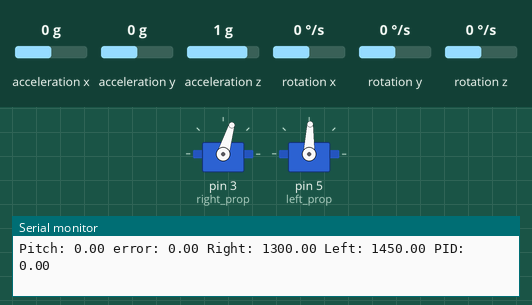
Bench run of a sketch on a simulated Arduino Uno, built with avr-gcc and run on an emulated ATmega328P. Parts: 2 × servo, the last lines printed to the serial monitor. Wiring (inferred from the names in the program): MPU-6050 motion sensor at I2C address 0x68. Inputs (shaded band) come from the test bench; at power-on: acceleration y 0 g, rotation x 0 °/s, acceleration x 0 g, acceleration z 1 g, rotation y 0 °/s, rotation z 0 °/s.

Above: at 8.6 s.
8.7 s: acceleration y set to -1.4 g
At 11.2 s:
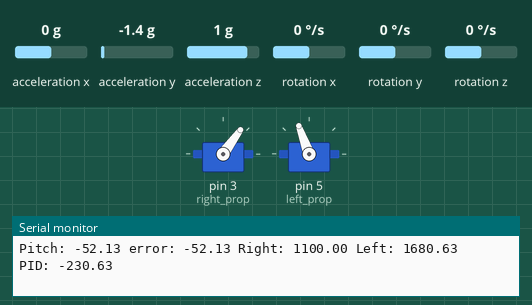
11.7 s: rotation x set to 100 °/s
14.7 s: rotation x set to -192 °/s
At 15.9 s:
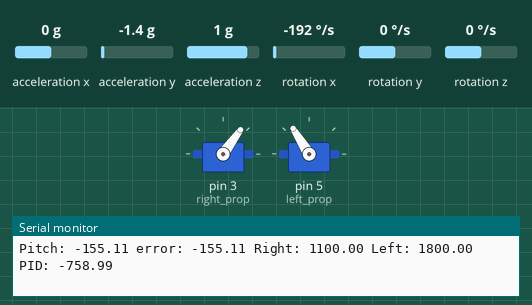
16.2 s: rotation x set to 192 °/s
19.2 s: acceleration y set to 1.4 g
At 20.9 s:
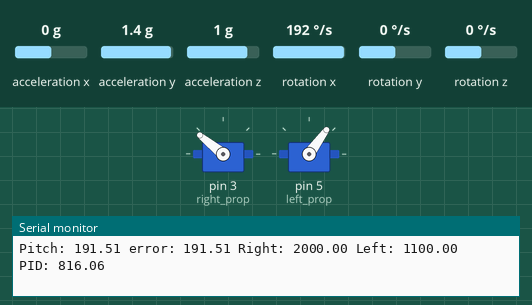
Timing chart, 0 to 22.4 s (numbered marks = the images above; inputs shaded):
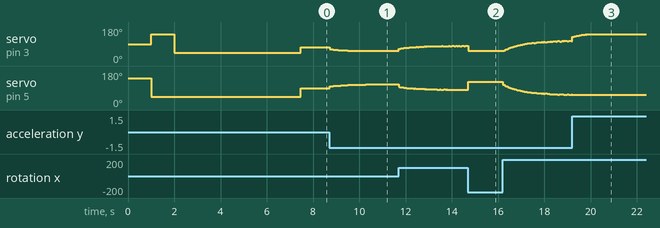

The sketch:

arduinoplain.ino
```cpp
#include <Wire.h>
#include <Servo.h>


Servo right_prop;
Servo left_prop;

/*MPU-6050 gives you 16 bits data so you have to create some 16int constants
 * to store the data for accelerations and gyro*/

//int16_t Acc_rawX, Acc_rawY, Acc_rawZ,Gyr_rawX, Gyr_rawY, Gyr_rawZ;

float Acceleration_angle[2];
float Gyro_angle[2];
float Total_angle[2];

#define MPU 0x68
#define ACCEL 0x3B
#define GYRO 0x43
float temp;
float AccRawX1, AccRawY1, AccRawZ1, GyRawX1, GyRawY1, GyRawZ1;
float AccRawX2, AccRawY2, AccRawZ2, GyRawX2, GyRawY2, GyRawZ2;
float AccAngleX, AccAngleY, AccAngleZ, GyAngleX, GyAngleY, GyAngleZ;
float roll, pitch, yaw;
float mpuTimer, mpuDTime;
//--calibration
float AccRawXc, AccRawYc, AccRawZc, GyRawXc, GyRawYc, GyRawZc;

float elapsedTime, time, timePrev;
int i;
float rad_to_deg = 180/3.141592654;

/////kalman
float kalmanR;
float kalmanP;
float Xt, Xt_update, Xt_prev;
float Pt, Pt_update, Pt_prev;
float Kt;
float R, Q;

float PID, pwmLeft, pwmRight, error, previous_error;
float pid_p=0;
float pid_i=0;
float pid_d=0;
/////////////////PID CONSTANTS/////////////////
double kp=4.0585;//3.55
double ki=0.0025;//0.003
double kd=1.5;//2.05
///////////////////////////////////////////////

double throttle_left=1375;
double throttle_right=1300;//initial value of throttle to the motors
float desired_angle = 0; //This is the angle in which we whant the
                         //balance to stay steady


float kalman_filter(float data){

  Xt_update = Xt_prev;
  Pt_update = Pt_prev + Q;
  Kt = Pt_update / (Pt_update + R);
  Xt = Xt_update + (Kt*(data - Xt_update));
  Pt = (1-Kt)*Pt_update;

  Xt_prev = Xt;
  Pt_prev = Pt;

  return Xt;
}

void mpu6050_setup(){
  Wire.beginTransmission(MPU); //mpu6050 register
  Wire.write(MPU);
  Wire.write(0b00000111);
  Wire.endTransmission();
  //mpu reset
  Wire.beginTransmission(0x68);
  Wire.write(MPU);
  Wire.write(0b00000000);
  Wire.endTransmission();
 // low pass filter
  Wire.beginTransmission(0x68);
  Wire.write(0x1A);
  Wire.write(0b00000001);
  Wire.endTransmission();
 // powe management / reset
  Wire.beginTransmission(MPU);
  Wire.write(0x6B);
  Wire.write(0x00);
  Wire.endTransmission();
  // acelero dan high pass filter
  Wire.beginTransmission(MPU);
  Wire.write(0x1C);
  Wire.write(0b00000111);
  Wire.endTransmission();
// gyro reset
  Wire.beginTransmission(MPU);
  Wire.write(0x1B);
  Wire.write(0x00);
  Wire.endTransmission();
}

void read_mpu6050_accel(){ //ditambahin serial print
  Wire.beginTransmission(MPU);
  Wire.write(ACCEL);
  Wire.endTransmission();
  Wire.requestFrom(MPU, 8);
  AccRawX1 = Wire.read() << 8 | Wire.read();//high and low accel data x
  AccRawY1 = Wire.read() << 8 | Wire.read();//high and low accel data y
  AccRawZ1 = Wire.read() << 8 | Wire.read();//high and low accel data z
//  temp = Wire.read() << 8 | Wire.read();

//  Serial.print("Acc X: ");
//  Serial.print(AccRawX1);
//  Serial.print("Acc Y: ");
//  Serial.print(AccRawY1);
//  Serial.print("Acc Z: ");
//  Serial.print(AccRawZ1);
//  Serial.println(" ");
}

void read_mpu6050_gyro(){ //ditambahin serial print
  Wire.beginTransmission(MPU);
  Wire.write(GYRO);
  Wire.endTransmission();
  Wire.requestFrom(MPU, 6);
  GyRawX1 = Wire.read() << 8 | Wire.read();
  GyRawY1 = Wire.read() << 8 | Wire.read();
  GyRawZ1 = Wire.read() << 8 | Wire.read();

//  Serial.print("Gy X: ");
//  Serial.print(GyRawX1);
//  Serial.print("Gy Y: ");
//  Serial.print(GyRawY1);
//  Serial.print("Gy Z: ");
//  Serial.print(GyRawZ1);
//  Serial.println(" ");
}

void calibrate_mpu6050(){
  Serial.print("calibrating");

  for (int i = 0; i < 2000; i++){
    read_mpu6050_accel();
    read_mpu6050_gyro();
    AccRawXc += AccRawX1;
    AccRawYc += AccRawY1;
    AccRawZc += AccRawZ1;
    GyRawXc += GyRawX1;
    GyRawYc += GyRawY1;
    GyRawZc += GyRawZ1;

    if (i % 100 == 0) Serial.print(".");
  }
  AccRawXc /= 2000;
  AccRawYc /= 2000;
  AccRawZc /= 2000;
  GyRawXc /= 2000;
  GyRawYc /= 2000;
  GyRawZc /= 2000;
  Serial.println(AccRawXc);
  Serial.println(AccRawYc);
  Serial.println(AccRawZc);
}

//void calculate_angle(){
//  read_mpu6050_accel();
//
//  AccRawX2 = (AccRawX1 + (-1*AccRawXc)) / 8192.0;
//  AccRawY2 = (AccRawY1 + (-1*AccRawYc)) / 8192.0;
//  AccRawZ2 = (AccRawZ1 + (8192 - AccRawZc)) / 8192.0;
//
//  AccAngleX = (atan2(AccRawX2, AccRawZ2))*57.2957795;
//  AccAngleY = (atan2(AccRawY2, AccRawZ2))*57.2957795;
//
//  for (int i = 0; i < 250; i++){
//    mpuDTime = (millis() - mpuTimer) / 1000;
//    read_mpu6050_gyro();
//
//    GyRawX2 = GyRawX1 / 65.5;
//    GyRawY2 = GyRawY1 / 65.5;
////    GyRawZ2 = (GyRawZ1 + (-1 * GyRawXc)) / 65.5;
//
//    GyAngleX += GyRawX2 * mpuDTime;
//    GyAngleY += GyRawY2 * mpuDTime;
//  }
//  GyAngleX = (GyAngleX + (-1 * GyRawXc)) / 250;
//  GyAngleY = (GyAngleY + (-1 * GyRawYc)) / 250;
//
//  roll = 0.96 * AccAngleX + 0.02 * GyAngleX;
//  pitch = 0.96 * AccAngleY + 0.02 * GyAngleY;
//}

void setup() {

  R = 10;
  Q = 0.1;
  Pt_prev = 1;

  Wire.begin(); //begin the wire comunication

  Serial.begin(115200);
  right_prop.attach(3); //attatch the right motor to pin 3
  left_prop.attach(5);  //attatch the left motor to pin 5
  mpu6050_setup();
  time = millis(); //Start counting time in milliseconds
  /*In order to start up the ESCs we have to send a min value
   * of PWM to them before connecting the battery. Otherwise
   * the ESCs won't start up or enter in the configure mode.
   * The min value is 1000us and max is 2000us, REMEMBER!*/

  left_prop.writeMicroseconds(2000);
  delay(1000);
  left_prop.writeMicroseconds(1000);

  right_prop.writeMicroseconds(2000);
  delay(1000);
  right_prop.writeMicroseconds(1000);
  calibrate_mpu6050();
  delay(1000); /*Give some delay, 7s, to have time to connect
                *the propellers and let everything start up*/

}//end of setup void

void loop() {
/////////////////////////////I M U/////////////////////////////////////
    timePrev = time;  // the previous time is stored before the actual time read
    time = millis();  // actual time read
    elapsedTime = (time - timePrev) / 1000;

    read_mpu6050_accel();


     /*---X---*/
     Acceleration_angle[0] = atan((AccRawY1/16384.0)/sqrt(pow((AccRawX1/16384.0),2) + pow((AccRawZ1/16384.0),2)))*rad_to_deg;
     /*---Y---*/
     Acceleration_angle[1] = atan(-1*(AccRawX1/16384.0)/sqrt(pow((AccRawY1/16384.0),2) + pow((AccRawZ1/16384.0),2)))*rad_to_deg;


   read_mpu6050_gyro();

   /*---X---*/
   Gyro_angle[0] = GyRawX1/131.0;
   /*---Y---*/
   Gyro_angle[1] = GyRawY1/131.0;

   /*---X axis angle---*/
   Total_angle[0] = 0.98 *(Total_angle[0] + Gyro_angle[0]*elapsedTime) + 0.02*Acceleration_angle[0];
   /*---Y axis angle---*/
   Total_angle[1] = 0.98 *(Total_angle[1] + Gyro_angle[1]*elapsedTime) + 0.02*Acceleration_angle[1];

   /*Now we have our angles in degree and values from -10º0 to 100º aprox*/
    //Serial.println(Total_angle[1]);

  kalmanR = kalman_filter(Total_angle[0]);
  kalmanP = kalman_filter(pitch);
  //kalmanP = kalman_filter(Total_angle[1]);

error = Total_angle[0] - desired_angle;
pid_p = kp*error;
  if(-5 <error <5)
  {
    pid_i = pid_i+(ki*error);
  }
pid_d = kd*((error - previous_error)/elapsedTime);
PID = pid_p + pid_i + pid_d;

  if(PID < -1000)
  {
    PID=-1000;
  }
  if(PID > 1000)
  {
    PID=1000;
  }

pwmLeft = throttle_left - PID + 75;
pwmRight = throttle_right + PID;

//Right
if(pwmRight < 1100)
{
  pwmRight= 1100;
}
if(pwmRight > 2000)
{
  pwmRight=2000;
}
//Left
if(pwmLeft < 1100)
{
  pwmLeft= 1100;
}
if(pwmLeft > 1800)
{
  pwmLeft=1800;
}

/*Finnaly using the servo function we create the PWM pulses with the calculated
width for each pulse*/
left_prop.writeMicroseconds(pwmLeft);
right_prop.writeMicroseconds(pwmRight);
previous_error = error; //Rememtber to store the previous error.

  Serial.print("Pitch: ");
  Serial.print(Total_angle[0]);
//  Serial.print(" kalmanP: ");
//  Serial.print(kalmanP);
  Serial.print(" error: ");
  Serial.print(error);
  Serial.print(" ");

  Serial.print("Right: ");
  Serial.print(pwmRight);
  Serial.print(" Left: ");
  Serial.print(pwmLeft);
  Serial.print(" PID: ");
  Serial.print(PID);
  Serial.println(" ");
  delay(10);

}//end of loop void
```

Measured:
- after the input at 8.7 s, servo on pin 5 (left_prop): moves from 88° to 111° over 2.7 s, starting at once
- after the input at 19.2 s, servo on pin 5 (left_prop): goes on until 19.2 s, then stays 54°
